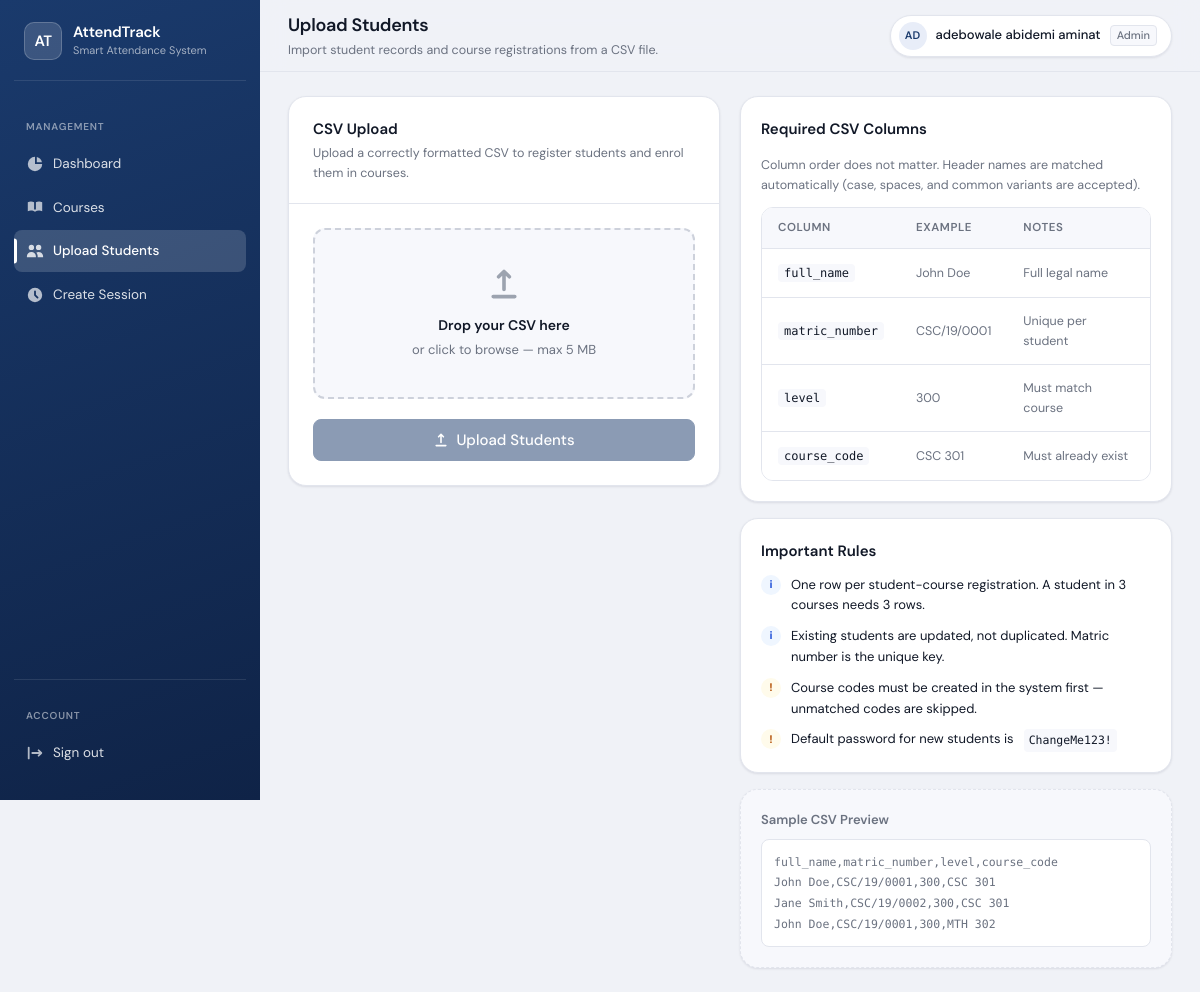
The page /students/upload/ (signed in) on the database its author committed.
### attendance/models.py (models this page shows, shortened)
class User(AbstractUser):
    ROLE_CHOICES = (
        ("admin", "Admin / Lecturer"),
        ("student", "Student"),
    )
    username = None
    first_name = None
    last_name = None
    matric_number = models.CharField(max_length=30, unique=True, db_index=True)
    full_name = models.CharField(max_length=150)
    email = models.EmailField(blank=True, null=True)
    role = models.CharField(max_length=20, choices=ROLE_CHOICES, default="student", db_index=True)
    is_active = models.BooleanField(default=True)
    is_staff = models.BooleanField(default=False)
    date_joined = models.DateTimeField(default=timezone.now)
    USERNAME_FIELD = "matric_number"
    REQUIRED_FIELDS = ["full_name"]
    groups = models.ManyToManyField(
        "auth.Group",
        related_name="attendance_users",
        blank=True,
        verbose_name="groups",
    )
    user_permissions = models.ManyToManyField(
        "auth.Permission",
        related_name="attendance_user_permissions",
        blank=True,
        verbose_name="user permissions",
    )
    objects = UserManager()
    class Meta:
        verbose_name = "User"
        verbose_name_plural = "Users"
        ordering = ["full_name"]

### attendance/views.py (the view, shortened to what this page needs)
# urls.py: path("students/upload/", upload_students, name="upload-students"),
@login_required
@user_passes_test(is_admin_user, login_url="/login/")
@transaction.atomic
def upload_students(request):
    if request.method != "POST":
        return render(request, "upload_students.html")

### attendance/views.py (called while the page is built)
def is_admin_user(user):
    return user.is_authenticated and user.role == "admin"

### templates/upload_students.html (shortened to what this page needs)
{% extends 'base.html' %}
{% block page_heading %}Upload Students{% endblock %}
{% block page_subheading %}Import student records and course registrations from a CSV file.{% endblock %}
{% block content %}
<div class="grid-2" style="align-items:start;max-width:1000px;">
    <div style="display:flex;flex-direction:column;gap:16px;">
        <div class="card" style="padding:0;overflow:hidden;">
            <div style="padding:20px 24px;border-bottom:1px solid var(--border);">
                <div class="card-title">CSV Upload</div>
                <div class="card-subtitle">Upload a correctly formatted CSV to register students and enrol them in courses.</div>
            </div>
            <form method="post" enctype="multipart/form-data" id="uploadForm" style="padding:24px;">
                <div
                    id="dropzone"
                    style="border:2px dashed var(--border-2);border-radius:var(--radius);padding:36px 24px;text-align:center;margin-bottom:20px;transition:border-color .2s,background .2s;cursor:pointer;background:var(--panel-2);"
                    onclick="document.getElementById('csvFile').click()"
                >
                    <div style="font-size:14px;font-weight:600;color:var(--text);margin-bottom:4px;" id="dropTitle">Drop your CSV here</div>
                    <div style="font-size:13px;color:var(--muted);" id="dropSub">or click to browse — max 5 MB</div>
                </div>
                <button type="submit" class="btn btn-primary btn-lg" id="uploadBtn" style="width:100%;justify-content:center;" disabled>
                    <svg viewBox="0 0 20 20" fill="currentColor" style="width:16px;height:16px;"><path fill-rule="evenodd" d="M3 17a1 1 0 011-1h12a1 1 0 110 2H4a1 1 0 01-1-1zM6.293 6.707a1 1 0 010-1.414l3-3a1 1 0 011.414 0l3 3a1 1 0 01-1.414 1.414L11 5.414V13a1 1 0 11-2 0V5.414L7.707 6.707a1 1 0 01-1.414 0z" clip-rule="evenodd"/></svg>
                    Upload Students
                </button>
            </form>
        </div>
    </div>
    <div style="display:flex;flex-direction:column;gap:16px;">
        <div class="card" style="padding:20px;">
            <div class="card-title" style="margin-bottom:14px;">Required CSV Columns</div>
            <div class="card-subtitle" style="margin-bottom:12px;">
                Column order does not matter. Header names are matched automatically (case, spaces, and common variants are accepted).
            </div>
            <div class="table-wrap">
                <table>
                    <thead>
                        <tr>
                            <th>Column</th>
                            <th>Example</th>
                            <th>Notes</th>
                        </tr>
                    </thead>
                    <tbody>
                        <tr>
                            <td><code style="font-family:var(--mono);background:var(--panel-2);padding:2px 6px;border-radius:4px;font-size:12px;">full_name</code></td>
                            <td class="td-muted">John Doe</td>
                            <td class="td-muted">Full legal name</td>
                        </tr>
                        <tr>
                            <td><code style="font-family:var(--mono);background:var(--panel-2);padding:2px 6px;border-radius:4px;font-size:12px;">matric_number</code></td>
                            <td class="td-muted">CSC/19/0001</td>
                            <td class="td-muted">Unique per student</td>
                        </tr>
                        <tr>
                            <td><code style="font-family:var(--mono);background:var(--panel-2);padding:2px 6px;border-radius:4px;font-size:12px;">level</code></td>
                            <td class="td-muted">300</td>
                            <td class="td-muted">Must match course</td>
                        </tr>
                        <tr>
                            <td><code style="font-family:var(--mono);background:var(--panel-2);padding:2px 6px;border-radius:4px;font-size:12px;">course_code</code></td>
                            <td class="td-muted">CSC 301</td>
                            <td class="td-muted">Must already exist</td>
                        </tr>
                    </tbody>
                </table>
            </div>
        </div>
        <div class="card" style="padding:20px;">
            <div class="card-title" style="margin-bottom:12px;">Important Rules</div>
            <div style="display:flex;flex-direction:column;gap:10px;">
                <div style="display:flex;align-items:flex-start;gap:10px;font-size:13px;">
                    <span style="width:20px;height:20px;background:var(--info-bg);color:var(--info);border-radius:50%;display:flex;align-items:center;justify-content:center;font-size:11px;font-weight:700;flex-shrink:0;">i</span>
                    One row per student-course registration. A student in 3 courses needs 3 rows.
                </div>
                <div style="display:flex;align-items:flex-start;gap:10px;font-size:13px;">
                    <span style="width:20px;height:20px;background:var(--info-bg);color:var(--info);border-radius:50%;display:flex;align-items:center;justify-content:center;font-size:11px;font-weight:700;flex-shrink:0;">i</span>
                    Existing students are updated, not duplicated. Matric number is the unique key.
                </div>
                <div style="display:flex;align-items:flex-start;gap:10px;font-size:13px;">
                    <span style="width:20px;height:20px;background:var(--warning-bg);color:var(--warning);border-radius:50%;display:flex;align-items:center;justify-content:center;font-size:11px;font-weight:700;flex-shrink:0;">!</span>
                    Course codes must be created in the system first — unmatched codes are skipped.
                </div>
                <div style="display:flex;align-items:flex-start;gap:10px;font-size:13px;">
                    <span style="width:20px;height:20px;background:var(--warning-bg);color:var(--warning);border-radius:50%;display:flex;align-items:center;justify-content:center;font-size:11px;font-weight:700;flex-shrink:0;">!</span>
                    Default password for new students is <code style="font-family:var(--mono);font-size:11.5px;background:var(--panel-2);padding:2px 5px;border-radius:4px;">ChangeMe123!</code>
                </div>
            </div>
        </div>
        <div class="card" style="padding:20px;background:var(--panel-2);border-style:dashed;">
            <div style="font-size:13px;font-weight:600;margin-bottom:8px;color:var(--muted);">Sample CSV Preview</div>
            <pre style="font-family:var(--mono);font-size:11.5px;color:var(--muted);background:var(--panel);border:1px solid var(--border);border-radius:var(--radius-sm);padding:12px;overflow-x:auto;line-height:1.8;margin:0;">full_name,matric_number,level,course_code
John Doe,CSC/19/0001,300,CSC 301
Jane Smith,CSC/19/0002,300,CSC 301
John Doe,CSC/19/0001,300,MTH 302</pre>
        </div>
    </div>
</div>
{% endblock %}

### templates/base.html (shortened to what this page needs)
<!DOCTYPE html>
<html lang="en">
<head>
    <link rel="stylesheet" href="https://unpkg.com/leaflet@1.9.4/dist/leaflet.css" />
</head>
<body>
{% if user.is_authenticated %}
<div class="app-shell">
    <aside class="sidebar">
        <div class="sidebar-inner">
            <div class="brand">
                <div class="brand-logo">AT</div>
                <div class="brand-text">
                    <h2>AttendTrack</h2>
                    <p>Smart Attendance System</p>
                </div>
            </div>
            {% if user.role == "admin" %}
            <div class="nav-section">
                <div class="nav-label">Management</div>
                <a href="{% url 'dashboard' %}" class="nav-link {% if request.resolver_match.url_name == 'dashboard' %}active{% endif %}">
                    <svg class="nav-icon" viewBox="0 0 20 20" fill="currentColor"><path d="M2 10a8 8 0 018-8v8h8a8 8 0 11-16 0z"/><path d="M12 2.252A8.014 8.014 0 0117.748 8H12V2.252z"/></svg>
                    Dashboard
                </a>
                <a href="{% url 'create-course' %}" class="nav-link {% if request.resolver_match.url_name == 'create-course' %}active{% endif %}">
                    <svg class="nav-icon" viewBox="0 0 20 20" fill="currentColor"><path d="M9 4.804A7.968 7.968 0 005.5 4c-1.255 0-2.443.29-3.5.804v10A7.969 7.969 0 015.5 14c1.669 0 3.218.51 4.5 1.385A7.962 7.962 0 0114.5 14c1.255 0 2.443.29 3.5.804v-10A7.968 7.968 0 0014.5 4c-1.255 0-2.443.29-3.5.804V12a1 1 0 11-2 0V4.804z"/></svg>
                    Courses
                </a>
                <a href="{% url 'upload-students' %}" class="nav-link {% if request.resolver_match.url_name == 'upload-students' %}active{% endif %}">
                    <svg class="nav-icon" viewBox="0 0 20 20" fill="currentColor"><path d="M9 6a3 3 0 11-6 0 3 3 0 016 0zM17 6a3 3 0 11-6 0 3 3 0 016 0zM12.93 17c.046-.327.07-.66.07-1a6.97 6.97 0 00-1.5-4.33A5 5 0 0119 16v1h-6.07zM6 11a5 5 0 015 5v1H1v-1a5 5 0 015-5z"/></svg>
                    Upload Students
                </a>
                <a href="{% url 'create-session' %}" class="nav-link {% if request.resolver_match.url_name == 'create-session' %}active{% endif %}">
                    <svg class="nav-icon" viewBox="0 0 20 20" fill="currentColor"><path fill-rule="evenodd" d="M10 18a8 8 0 100-16 8 8 0 000 16zm1-12a1 1 0 10-2 0v4a1 1 0 00.293.707l2.828 2.829a1 1 0 101.415-1.415L11 9.586V6z" clip-rule="evenodd"/></svg>
                    Create Session
                </a>
            </div>
            {% endif %}
            <div class="sidebar-footer">
                <div class="nav-label">Account</div>
                <a href="{% url 'logout' %}" class="nav-link">
                    <svg class="nav-icon" viewBox="0 0 20 20" fill="currentColor"><path fill-rule="evenodd" d="M3 3a1 1 0 00-1 1v12a1 1 0 102 0V4a1 1 0 00-1-1zm10.293 9.293a1 1 0 001.414 1.414l3-3a1 1 0 000-1.414l-3-3a1 1 0 10-1.414 1.414L14.586 9H7a1 1 0 100 2h7.586l-1.293 1.293z" clip-rule="evenodd"/></svg>
                    Sign out
                </a>
            </div>
        </div>
    </aside>
    <div class="main">
        <header class="topbar">
            <div class="page-heading">
                <h1>{% block page_heading %}AttendTrack{% endblock %}</h1>
                <p>{% block page_subheading %}{% endblock %}</p>
            </div>
            <div class="topbar-right">
                <div class="user-chip">
                    <div class="user-avatar">{{ user.full_name|slice:":2"|upper }}</div>
                    <span class="user-name">{{ user.full_name|default:user.matric_number }}</span>
                    <span class="user-role">{{ user.role|title }}</span>
                </div>
            </div>
        </header>
        <div class="page-content">
            {% block content %}{% endblock %}
        </div>
    </div>
</div>
{% endif %}
</body>
</html>

### rows shown on the page
User: full_name "AD", full_name "adebowale abidemi aminat", role "Admin"
